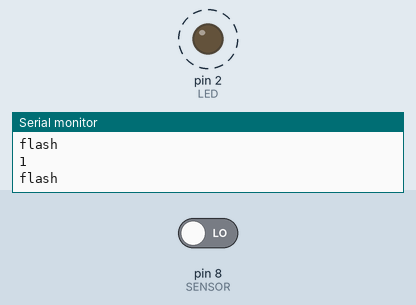
Simulated run of this sketch. Board: Arduino Uno, built with avr-gcc and run on an emulated ATmega328P. Shown: output pins drawn as LEDs (lit = HIGH), the last lines printed to the serial monitor. Dashed ring = blinking. The test bench sets the inputs (shaded band); at power-on: pin 8 (SENSOR) LOW.

Above: at 1.9 s.
2.0 s: pin 8 (SENSOR) driven HIGH
At 2.9 s:
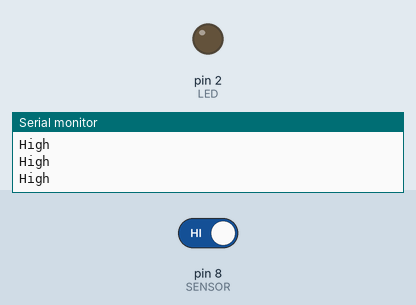
4.1 s: pin 8 (SENSOR) driven LOW
At 12.5 s:
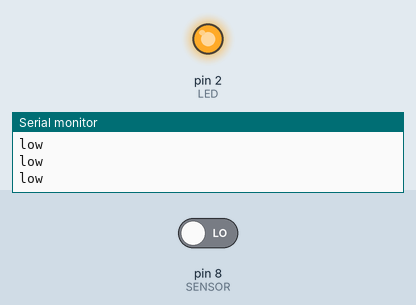
Timing chart, 0 to 13.1 s (numbered marks = the images above; inputs shaded):
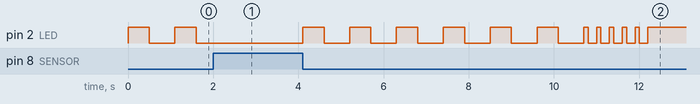

The sketch:

auto_light_sencer.ino
```cpp
#define SENSOR 8
#define LED 2

int num = 0;


void setup() {
  // put your setup code here, to run once:
  pinMode(SENSOR, INPUT);
  pinMode(LED, OUTPUT);

  Serial.begin(9600);


}

void loop() {
  //digitalRead(SENSOR)
  // put your main code here, to run repeatedly:
  if(digitalRead(SENSOR)==HIGH){
    Serial.println("High");
    //digitalWrite(LED, HIGH);
    digitalWrite(LED, LOW);
    num = 0;
  }
  else if(digitalRead(SENSOR)==LOW && num <= 5){
    Serial.println("flash");
    //digitalWrite(LED, LOW);
    digitalWrite(LED, HIGH);
    delay(500);
    digitalWrite(LED, LOW);
    delay(500);
    num += 1;
    Serial.println(num);

  }
  else if(digitalRead(SENSOR)==LOW && num > 5 && num <=10){
    Serial.println("flash fast");
    //digitalWrite(LED, LOW);
    digitalWrite(LED, HIGH);
    delay(100);
    digitalWrite(LED, LOW);
    delay(100);
    num += 1;
    Serial.println(num);

  }
  else if(digitalRead(SENSOR)==LOW && num > 10) {
    digitalWrite(LED, HIGH);
    Serial.println("low");
  }
  delay(100);


}
```

Measured:
- after the input at 2.0 s, pin 2 (LED): stops changing and stays LOW
- after the input at 4.1 s, pin 2 (LED): goes 6 × (HIGH 0.50 s, LOW 0.60 s), 5 × (HIGH 0.10 s, LOW 0.20 s), then HIGH, starting at once
- by itself, pin 2 (LED): alternates HIGH for 0.50 s and LOW for 0.60 s
